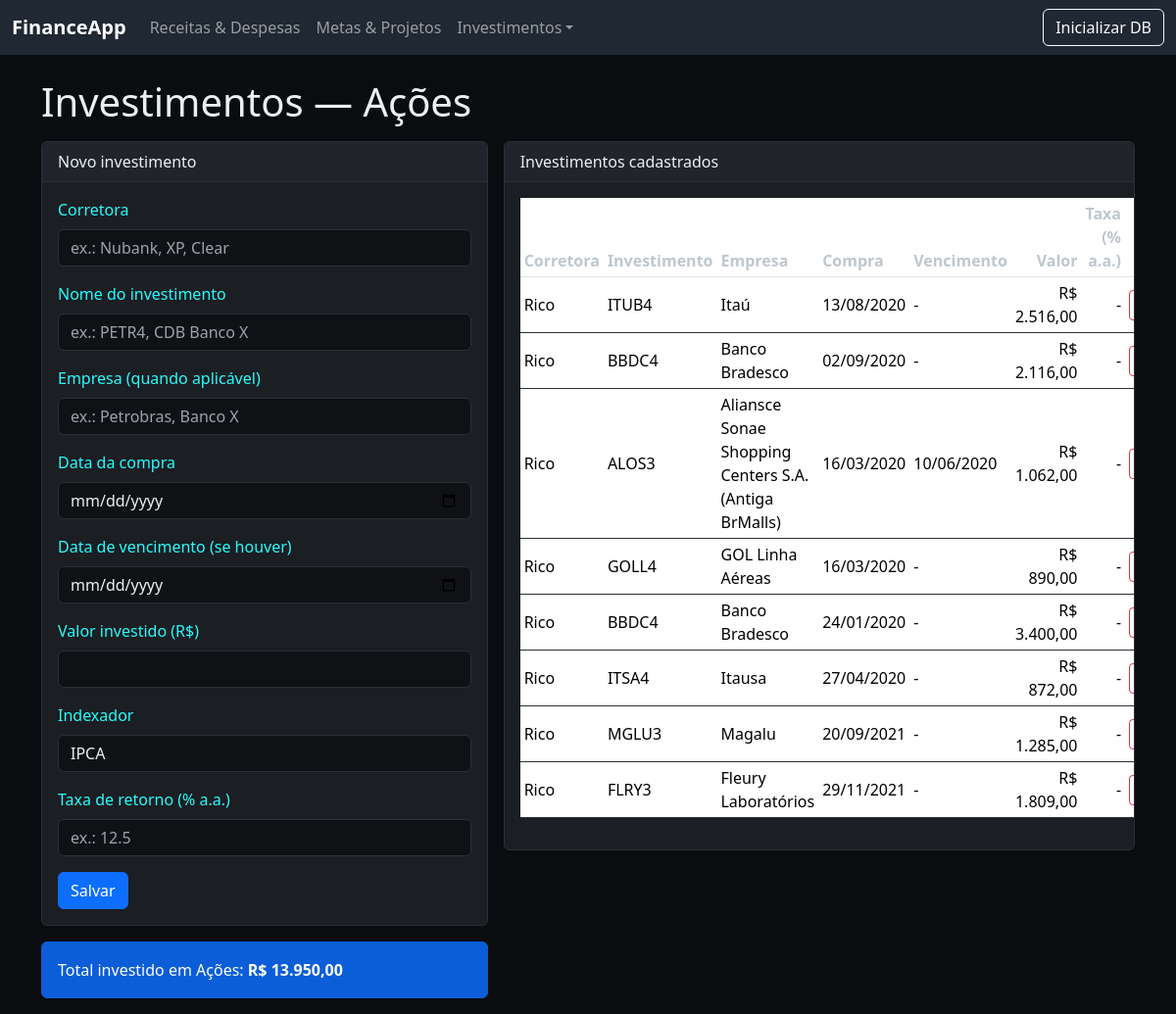
Page /investimentos/acoes on the committed database.
### app.py (models this page shows)
class Investment(db.Model):
    __tablename__ = 'investments'
    id = db.Column(db.Integer, primary_key=True)
    categoria = db.Column(db.String(50), nullable=False)  # 'acoes', 'renda_fixa', 'tesouro_direto', 'fiis'
    corretora = db.Column(db.String(100), nullable=True)
    nome_investimento = db.Column(db.String(200), nullable=False)
    nome_empresa = db.Column(db.String(200), nullable=True)
    data_compra = db.Column(db.Date, nullable=True)
    data_vencimento = db.Column(db.Date, nullable=True)
    valor_investido = db.Column(db.Float, nullable=False, default=0.0)
    taxa_retorno = db.Column(db.Float, nullable=True)  # em % ao ano, quando aplicável
    cd_indexer = db.Column(db.String(40), nullable=True)

### app.py (the view, shortened to what this page needs)
@app.route('/investimentos/<categoria>', methods=['GET', 'POST'])
def investimentos(categoria):
    if categoria not in CATEGORIAS_VALIDAS:
        flash('Categoria inválida.', 'danger')
        return redirect(url_for('dashboard'))
    investimentos = Investment.query.filter_by(categoria=categoria).order_by(Investment.data_compra.desc().nullsLast()).all() if hasattr(db.text(''), 'nullsLast') else Investment.query.filter_by(categoria=categoria).all()
    total_categoria = sum(i.valor_investido for i in investimentos)
    index_invest = Indexer.query.all()
    return render_template('investimentos.html', investimentos=investimentos, categoria=categoria, total_categoria=total_categoria, index_invest=index_invest,)

### app.py (called while the page is built)
def money(n):
    return f"R$ {n:,.2f}".replace(",", "X").replace(".", ",").replace("X", ".")

### templates/investimentos.html
{% extends "base.html" %}
{% block content %}
{% set label = {'acoes':'A\u00E7\u00F5es','renda_fixa':'Renda Fixa','tesouro_direto':'Tesouro Direto','fiis':'FIIs'}[categoria] %}
<h1 class="mb-3">Investimentos — {{ label }}</h1>
<div class="row g-3">
  <div class="col-md-5">
    <div class="card">
      <div class="card-header">Novo investimento</div>
      <div class="card-body">
        <form method="post">
          <div class="mb-3">
            <label class="form-label">Corretora</label>
            <input class="form-control" name="corretora" placeholder="ex.: Nubank, XP, Clear">
          </div>
          <div class="mb-3">
            <label class="form-label">Nome do investimento</label>
            <input class="form-control" name="nome_investimento" required placeholder="ex.: PETR4, CDB Banco X">
          </div>
          <div class="mb-3">
            <label class="form-label">Empresa (quando aplicável)</label>
            <input class="form-control" name="nome_empresa" placeholder="ex.: Petrobras, Banco X">
          </div>
          <div class="mb-3">
            <label class="form-label">Data da compra</label>
            <input type="date" class="form-control" name="data_compra">
          </div>
          <div class="mb-3">
            <label class="form-label">Data de vencimento (se houver)</label>
            <input type="date" class="form-control" name="data_vencimento">
          </div>
          <div class="mb-3">
            <label class="form-label">Valor investido (R$)</label>
            <input type="number" step="0.01" class="form-control" name="valor_investido" required>
          </div>
          <div class="mb-3">
            <label class="form-label">Indexador</label>
            <select step="0.0001" class="form-control" name="indexador" placeholder="Informe o indexador de juros">
              {% for indexer in index_invest %}
              <option>{{ indexer.name_indexer }}</option>
              {% endfor %}
            </select>
          </div>
          <div class="mb-3">
            <label class="form-label">Taxa de retorno (% a.a.)</label>
            <input type="number" step="0.0001" class="form-control" name="taxa_retorno" placeholder="ex.: 12.5">
          </div>
          <button class="btn btn-primary">Salvar</button>
        </form>
      </div>
    </div>
    <div class="mt-3">
      <div class="alert alert-info">Total investido em {{ label }}: <strong>{{ total_categoria|money }}</strong></div>
    </div>
  </div>
  <div class="col-md-7">
    <div class="card">
      <div class="card-header">Investimentos cadastrados</div>
      <div class="card-body table-responsive">
        <table class="table table-sm align-middle">
          <thead>
            <tr>
              <th>Corretora</th><th>Investimento</th><th>Empresa</th><th>Compra</th><th>Vencimento</th><th class="text-end">Valor</th><th class="text-end">Taxa (% a.a.)</th><th></th>
            </tr>
          </thead>
          <tbody>
            {% for i in investimentos %}
            <tr>
              <td>{{ i.corretora or '-' }}</td>
              <td>{{ i.nome_investimento }}</td>
              <td>{{ i.nome_empresa or '-' }}</td>
              <td>{{ i.data_compra.strftime('%d/%m/%Y') if i.data_compra else '-' }}</td>
              <td>{{ i.data_vencimento.strftime('%d/%m/%Y') if i.data_vencimento else '-' }}</td>
              <td class="text-end">{{ i.valor_investido|money }}</td>
              <td class="text-end">{{ ('%.4f' % i.taxa_retorno) if i.taxa_retorno is not none else '-' }}</td>
              <td class="text-end">
                <form method="post" action="{{ url_for('excluir_investimento', iid=i.id) }}" onsubmit="return confirm('Excluir este investimento?')">
                  <button class="btn btn-sm btn-outline-danger">Excluir</button>
                </form>
              </td>
            </tr>
            {% endfor %}
          </tbody>
        </table>
      </div>
    </div>
  </div>
</div>
{% endblock %}

### static/styles.css (style rules this page uses)
body { background: #0b0c10; color: #eaf0f1; }
.card { background: #1b1e23; border: 1px solid #2b2f36; color:#28fbfb }
.card-header { background: #21252b; color: #eaf0f1; border-bottom: 1px solid #2b2f36; }
.table { color: #eaf0f1; }
.table thead th { color: #bfc7cf; }
.table tbody tr { border-color: #2b2f36 }
.alert-info { background: #0b5ed7; border-color: #0b5ed7; color: #fff; }
.btn-outline-danger { border-color: #dc3545; color: #dc3545; }
.form-control, .form-select { background: #0f1115; color: #eaf0f1; border: 1px solid #2b2f36; }
.form-control::placeholder { color: #9aa3ac; }

### rows in the picture
Investment: corretora "Rico", nome_investimento "ITUB4", nome_empresa "Itaú", data_compra "13/08/2020", data_vencimento "-", valor_investido "R$ 2.516,00", taxa_retorno "-"
Investment: corretora "Rico", nome_investimento "BBDC4", nome_empresa "Banco Bradesco", data_compra "02/09/2020", data_vencimento "-", valor_investido "R$ 2.116,00", taxa_retorno "-"
Investment: corretora "Rico", nome_investimento "ALOS3", nome_empresa "Aliansce Sonae Shopping Centers S.A. (Antiga BrMalls)", data_compra "16/03/2020", data_vencimento "10/06/2020", valor_investido "R$ 1.062,00", taxa_retorno "-"
Investment: corretora "Rico", nome_investimento "GOLL4", nome_empresa "GOL Linha Aéreas", data_compra "16/03/2020", data_vencimento "-", valor_investido "R$ 890,00", taxa_retorno "-"
Investment: corretora "Rico", nome_investimento "BBDC4", nome_empresa "Banco Bradesco", data_compra "24/01/2020", data_vencimento "-", valor_investido "R$ 3.400,00", taxa_retorno "-"
Investment: corretora "Rico", nome_investimento "ITSA4", nome_empresa "Itausa", data_compra "27/04/2020", data_vencimento "-", valor_investido "R$ 872,00", taxa_retorno "-"
Investment: corretora "Rico", nome_investimento "MGLU3", nome_empresa "Magalu", data_compra "20/09/2021", data_vencimento "-", valor_investido "R$ 1.285,00", taxa_retorno "-"
Investment: corretora "Rico", nome_investimento "FLRY3", nome_empresa "Fleury Laboratórios", data_compra "29/11/2021", data_vencimento "-", valor_investido "R$ 1.809,00", taxa_retorno "-"

### other values in the picture
{{ label }} "Ações"
{{ total_categoria|money }} "R$ 13.950,00"
form field indexador "IPCA"
